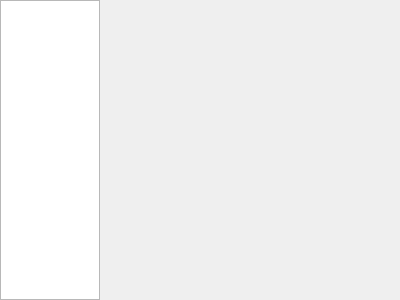
<?xml version="1.0" encoding="UTF-8"?>
<ui version="4.0">
 <class>Editor</class>
 <widget class="QWidget" name="Editor">
  <property name="geometry">
   <rect>
    <x>0</x>
    <y>0</y>
    <width>400</width>
    <height>300</height>
   </rect>
  </property>
  <property name="windowTitle">
   <string>Form</string>
  </property>
  <layout class="QHBoxLayout" name="horizontalLayout">
   <property name="leftMargin">
    <number>0</number>
   </property>
   <property name="topMargin">
    <number>0</number>
   </property>
   <property name="rightMargin">
    <number>0</number>
   </property>
   <property name="bottomMargin">
    <number>0</number>
   </property>
   <item>
    <widget class="QListWidget" name="list">
     <property name="sizePolicy">
      <sizepolicy hsizetype="Fixed" vsizetype="Expanding">
       <horstretch>0</horstretch>
       <verstretch>0</verstretch>
      </sizepolicy>
     </property>
     <property name="maximumSize">
      <size>
       <width>100</width>
       <height>16777215</height>
      </size>
     </property>
     <property name="frameShape">
      <enum>QFrame::StyledPanel</enum>
     </property>
     <property name="frameShadow">
      <enum>QFrame::Sunken</enum>
     </property>
     <property name="lineWidth">
      <number>1</number>
     </property>
     <property name="verticalScrollBarPolicy">
      <enum>Qt::ScrollBarAsNeeded</enum>
     </property>
     <property name="horizontalScrollBarPolicy">
      <enum>Qt::ScrollBarAlwaysOff</enum>
     </property>
     <property name="iconSize">
      <size>
       <width>48</width>
       <height>48</height>
      </size>
     </property>
     <property name="movement">
      <enum>QListView::Static</enum>
     </property>
     <property name="flow">
      <enum>QListView::TopToBottom</enum>
     </property>
     <property name="isWrapping" stdset="0">
      <bool>false</bool>
     </property>
     <property name="viewMode">
      <enum>QListView::IconMode</enum>
     </property>
    </widget>
   </item>
   <item>
    <widget class="QStackedWidget" name="stack">
     <property name="sizePolicy">
      <sizepolicy hsizetype="Expanding" vsizetype="Expanding">
       <horstretch>0</horstretch>
       <verstretch>0</verstretch>
      </sizepolicy>
     </property>
     <property name="currentIndex">
      <number>-1</number>
     </property>
    </widget>
   </item>
  </layout>
 </widget>
 <resources/>
 <connections/>
</ui>
